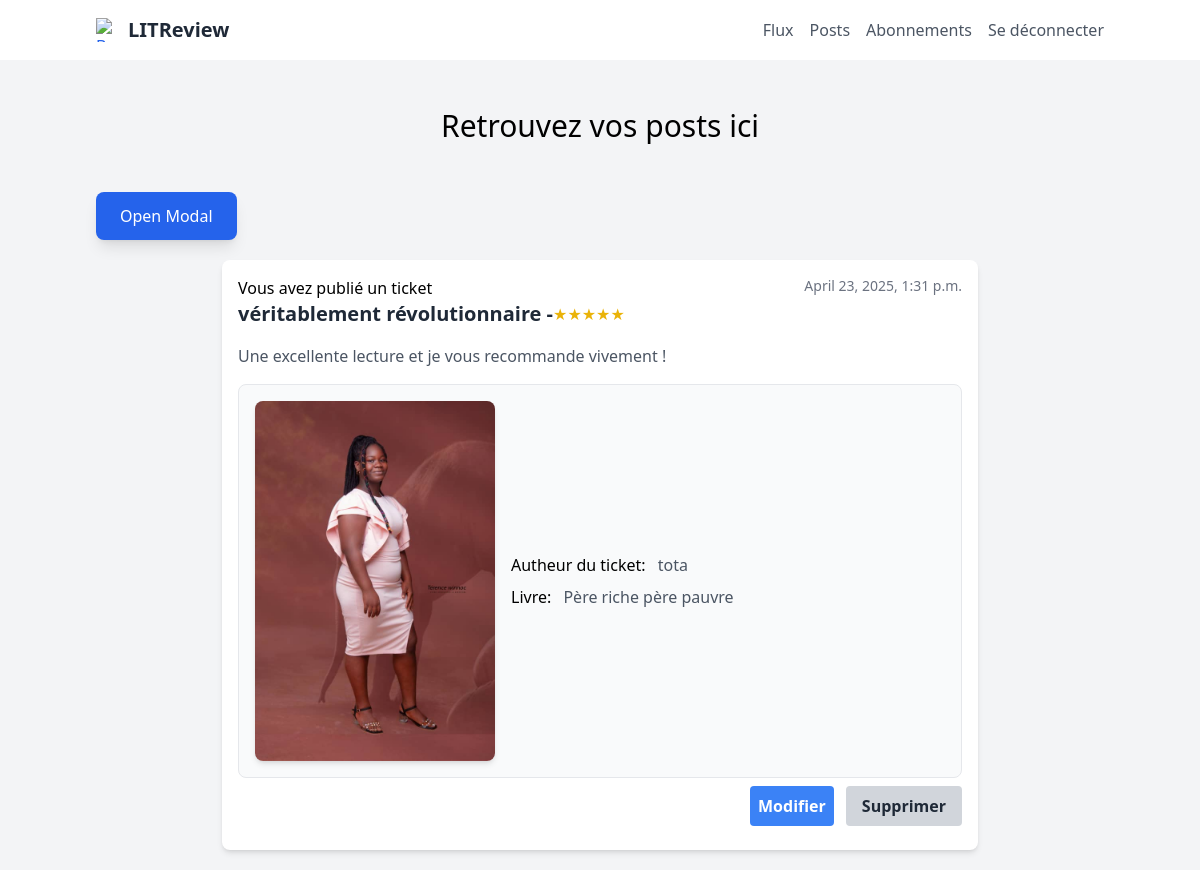
The page /posts/ (signed in) on the database as committed earlier.
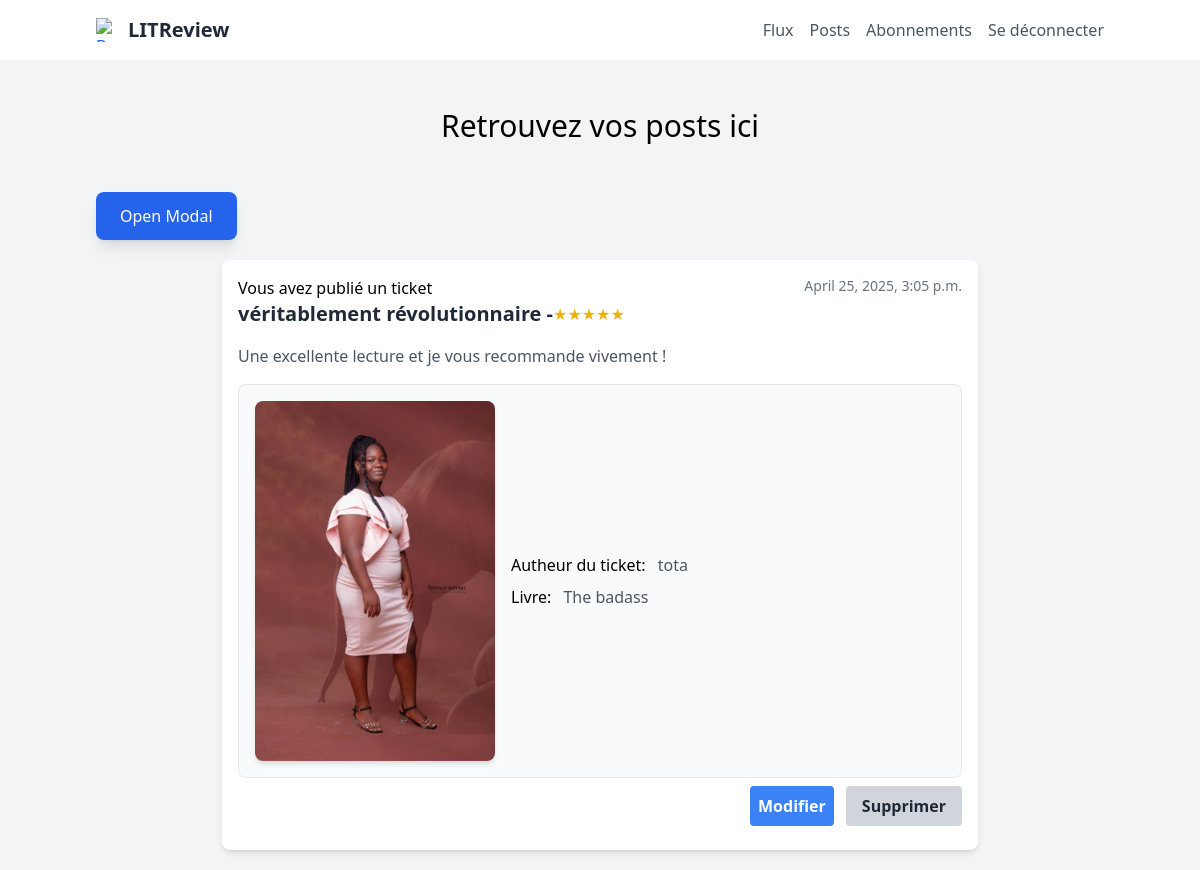
The same page on the database as committed later.
### ticket/models.py (models this page shows)
class Ticket(models.Model):
    photo = models.ForeignKey(Photo, null=True, on_delete=models.SET_NULL, blank=True)
    title = models.CharField(max_length=128)
    content = models.CharField(max_length=5000)
    author = models.ForeignKey(settings.AUTH_USER_MODEL, on_delete=models.CASCADE)
    date_created = models.DateTimeField(auto_now_add=True)
    starred = models.BooleanField(default=False)
    delete = models.BooleanField(default=False)

class Photo(models.Model):
    image = models.ImageField()
    uploader = models.ForeignKey(settings.AUTH_USER_MODEL, on_delete=models.CASCADE)
    date_created = models.DateTimeField(auto_now_add=True)

### authentication/models.py (models this page shows)
class User(AbstractUser):
    ROLE_CHOICES = (
        ('user', 'Utilisateur'),
        ('admin', 'Administrateur'),
    )
    role = models.CharField(max_length=10, choices=ROLE_CHOICES, default='user', verbose_name='Rôle')

### ticket/views.py (the view)
# urls.py: path('posts/', ticket.views.posts, name='posts'),
@login_required
def posts(request):
    tickets = models.Ticket.objects.filter(author=request.user,delete=False)
    context = {'tickets': tickets}
    return render(request, 'ticket/posts.html', context)

### ticket/templates/ticket/posts.html (shortened to what this page needs)
{% extends 'base.html' %}
{% load static %}
{% block content %}
<!DOCTYPE html>
<html lang="fr">
<head>
    <script src="https://cdn.tailwindcss.com"></script>
</head>
<body>
    <nav class="flex flex-wrap items-center justify-between py-4 px-24 bg-white shadow-md">
        <div class="flex items-center space-x-2">
            <img
                src="https://cdn-icons-png.flaticon.com/128/3479/3479930.png"
                alt="Book icon"
                class="w-6 h-6 text-blue-600"
            >
            <span class="text-xl font-bold text-gray-800">LITReview</span>
        </div>
        <div class="hidden w-full md:flex md:w-auto md:space-x-4 md:block" id="mobile-menu">
            <div class="flex flex-col md:flex-row space-y-2 md:space-y-0 md:space-x-4">
                <a href="#" class="text-gray-600 hover:text-blue-600 block md:inline">Flux</a>
                <a href="#" class="text-gray-600 hover:text-blue-600 block md:inline">Posts</a>
                <a href="#" class="text-gray-600 hover:text-blue-600 block md:inline">Abonnements</a>
                <a href="{% url 'logout' %}" class="text-gray-600 hover:text-blue-600 block md:inline">Se déconnecter</a>
            </div>
        </div>
    </nav>
 <div class="px-24 bg-gray-100">
    <p class="text-3xl py-12 flex justify-center">Retrouvez vos posts ici</p>
    <button onclick="modal.showModal()" class="px-6 py-3 text-white bg-blue-600 rounded-lg shadow-lg hover:bg-blue-700 transition">
        Open Modal
      </button>
    <div class="ticket-section flex flex-wrap justify-center gap-4 py-5 ">
        {% if message != None %}
				<p class="message">{{ message }}</p>
		{% else %}
        {% for ticket in tickets %}
				{% if ticket.author == request.user %}
        <div class="bg-white shadow-md rounded-lg p-4 md:w-3/4 ">
            <div class="flex justify-between">
                <p class="author">Vous avez publié un ticket</p>
                <span class="text-gray-500 text-sm">{{ ticket.date_created }}</span>
            </div>
            <div class="md:flex justify-between items-center mb-4">
                <div class="md:flex items-center">
                    <h2 class="text-xl font-bold text-gray-800">véritablement révolutionnaire - </h2>
                    <span class="text-yellow-500 mr-2">★★★★★</span>
                </div>
            </div>
            <p class="text-gray-600 mb-4 review_comment">Une excellente lecture et je vous recommande vivement !</p>
            <div class="md:flex items-center border rounded-lg p-4 bg-gray-50 space-x-4 w-100">
                <img
                    src="{{ ticket.photo.image.url }}"
                    alt="Ticket image"
                    class="w-60 h-auto rounded-lg shadow-md"
                >
                <div>
                    <div class="mb-2">
                        <span class="font-medium mr-2">Autheur du ticket:</span>
                        <span class="text-gray-600">{{ ticket.author }}</span>
                    </div>
                    <div>
                        <span class="font-medium mr-2">Livre:</span>
                        <span class="text-gray-600">{{ ticket.title }}</span>
                    </div>
                </div>
            </div>
            <div class="button flex justify-end gap-3 py-2">
                <a href="" class="bg-blue-500 hover:bg-blue-700 text-white font-bold py-2 px-2 rounded"><button>Modifier</button></a>
                <form method="POST" action="{% url 'ticket_delete' ticket.id %}">
                    <button class="delete bg-gray-300 hover:bg-gray-400 text-gray-800 font-bold py-2 px-4 rounded"  type="submit">Supprimer</button>
                </form>
            </div>
        </div>
        {% endif %}
        {% endfor %}
    {% endif %}
    </div>
 </div>
</body>
</html>
{% endblock content %}

### templates/base.html (shortened to what this page needs)
<!DOCTYPE html>
<html lang="fr">
<head>
  <script src="https://cdn.tailwindcss.com"></script>
</head>
<body>
{% block content %} {% endblock content %}
</body>
</html>

Rows that differ between the two databases and show on the page:
no longer on this page (row edited): Ticket: date_created "April 23, 2025, 1:31 p.m.", photo.image (picture), author "tota", title "Père riche père pauvre"
added Ticket: date_created "April 25, 2025, 3:05 p.m.", photo.image (picture), author "tota", title "The badass"
